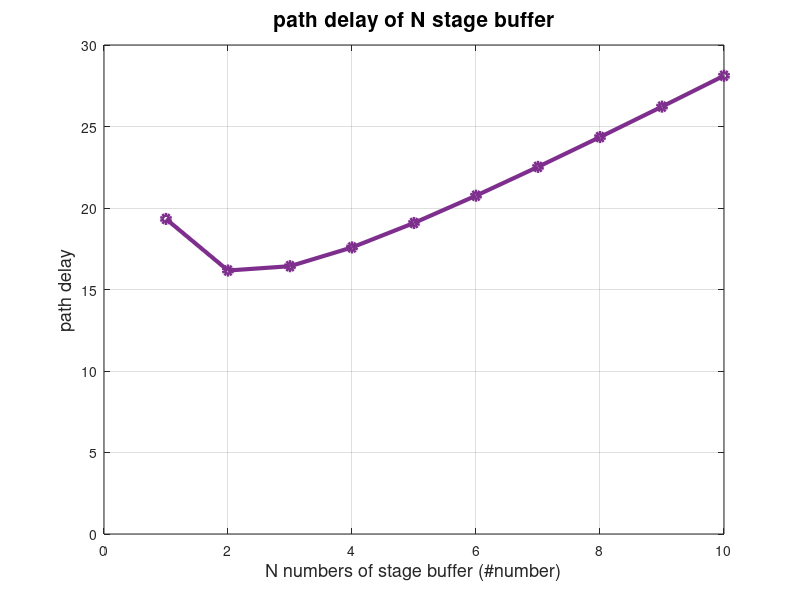

The MATLAB source for this figure:
clc, clear, close all
N = 1:10;
delay = (N + 1).*(200/3).^( 1./(N+1) ) + 2 + N .*1;
plot(N, delay, '-o','LineWidth', 3, 'Color', '#7E2F8E');

ylim([0,30]);
grid on;
title('path delay of N stage buffer', 'FontSize',15);
xlabel('N numbers of stage buffer (#number)', 'FontSize',13);
ylabel('path delay', 'FontSize',13);